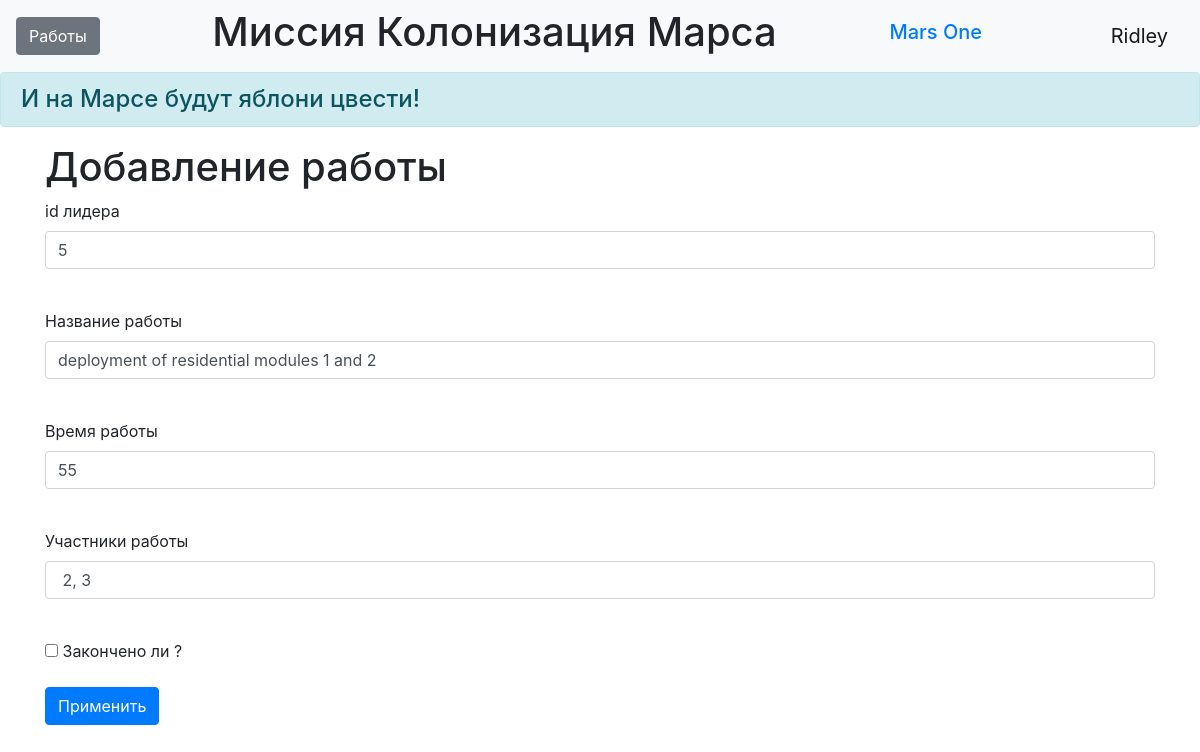
/works_edit/1 (signed in), run on an earlier commit of the app's database.
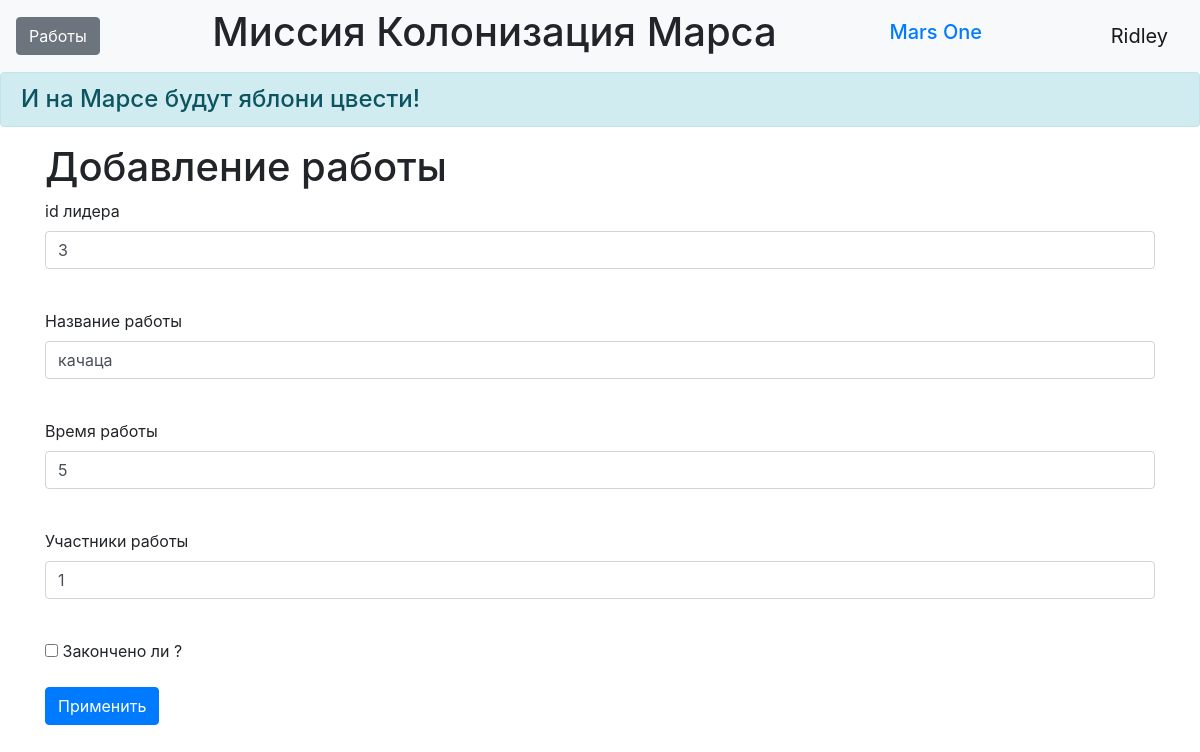
And on a later commit of the database.
### data/users.py (models this page shows, shortened)
class User(SqlAlchemyBase, UserMixin):
    __tablename__ = 'users'
    id = sqlalchemy.Column(sqlalchemy.Integer,
                           primary_key=True, autoincrement=True)
    surname = sqlalchemy.Column(sqlalchemy.String, nullable=True)
    name = sqlalchemy.Column(sqlalchemy.String, nullable=True)
    age = sqlalchemy.Column(sqlalchemy.Integer, nullable=True)
    position = sqlalchemy.Column(sqlalchemy.String, nullable=True)
    speciality = sqlalchemy.Column(sqlalchemy.String, nullable=True)
    address = sqlalchemy.Column(sqlalchemy.String, nullable=True)
    email = sqlalchemy.Column(sqlalchemy.String,
                              index=True, unique=True, nullable=True)
    hashed_password = sqlalchemy.Column(sqlalchemy.String, nullable=True)
    modified_date = sqlalchemy.Column(sqlalchemy.DateTime,
                                      default=datetime.datetime.now)
    jobs = orm.relationship('Jobs', back_populates='user')

### data/jobs.py (models this page shows)
class Jobs(SqlAlchemyBase):
    __tablename__ = 'jobs'
    id = sqlalchemy.Column(sqlalchemy.Integer,
                           primary_key=True, autoincrement=True)
    team_leader = sqlalchemy.Column(sqlalchemy.Integer,
                                    sqlalchemy.ForeignKey("users.id"))
    job = sqlalchemy.Column(sqlalchemy.String, nullable=True)
    work_size = sqlalchemy.Column(sqlalchemy.Integer, nullable=True)
    collaborators = sqlalchemy.Column(sqlalchemy.String, nullable=True)
    is_finished = sqlalchemy.Column(sqlalchemy.Boolean, default=True)
    start_date = sqlalchemy.Column(sqlalchemy.DateTime,
                                   default=datetime.datetime.now)
    end_date = sqlalchemy.Column(sqlalchemy.DateTime,
                                 default=datetime.datetime.now)
    user = orm.relationship('User')

### main.py (the view, shortened to what this page needs)
@app.route('/works_edit/<int:id>', methods=['GET', 'POST'])
@login_required
def edit_work(id):
    form = WorksForm()
    if request.method == "GET":
        db_sess = db_session.create_session()
        work = db_sess.query(Jobs).filter(Jobs.id == id,
                                          (Jobs.team_leader == current_user.id) | (current_user.id == 1)
                                          ).first()
        if work:
            form.team_leader.data = work.team_leader
            form.job.data = work.job
            form.work_size.data = work.work_size
            form.collaborators.data = work.collaborators
            form.is_finished.data = work.is_finished
        else:
            abort(404)
    return render_template('work_edit.html',
                           title='Редактирование работы',
                           form=form
                           )

### data/work_forms.py
class WorksForm(FlaskForm):
    team_leader = IntegerField('id лидера', validators=[DataRequired()])
    job = StringField('Название работы', validators=[DataRequired()])
    work_size = IntegerField('Время работы', validators=[DataRequired()])
    collaborators = StringField('Участники работы', validators=[DataRequired()])
    is_finished = BooleanField("Закончено ли ?")
    submit = SubmitField('Применить')

### data/db_session.py (called while the page is built)
def create_session() -> Session:
    global __factory
    return __factory()

### main.py (called while the page is built)
@login_manager.user_loader
def load_user(user_id):
    db_sess = db_session.create_session()
    return db_sess.query(User).get(user_id)

### templates/work_edit.html (shortened to what this page needs)
{% extends "base.html" %}
{% block content %}
<h1>Добавление работы</h1>
<form action="" method="post">
    <p>
        {{ form.team_leader.label }}<br>
        {{ form.team_leader(class="form-control") }}<br>
    </p>
    <p>
        {{ form.job.label }}<br>
        {{ form.job(class="form-control") }}<br>
    </p>
    <p>
        {{ form.work_size.label }}<br>
        {{ form.work_size(class="form-control") }}<br>
    </p>
    <p>
        {{ form.collaborators.label }}<br>
        {{ form.collaborators(class="form-control") }}<br>
    </p>
    <p>{{ form.is_finished() }} {{ form.is_finished.label }}</p>
    <p>{{ form.submit(type="submit", class="btn btn-primary") }}</p>
</form>
{% endblock %}

### templates/base.html (shortened to what this page needs)
<!doctype html>
<html lang="en">
<head>
    <link rel="stylesheet"
          href="https://stackpath.bootstrapcdn.com/bootstrap/4.4.1/css/bootstrap.min.css"
>
    <link rel="stylesheet" type="text/css" href="../static/css/style.css" />
</head>
<body>
<header>
    <nav class="navbar navbar-light bg-light">
        {% if current_user.is_authenticated %}
        <a href="jobs" class="btn btn-secondary">Работы</a>
    {% endif %}
        <h1 class="muted-text">Миссия Колонизация Марса</h1>
        <h1 class="navbar-brand"><a href="#">Mars One</a></h1>
        {% if current_user.is_authenticated %}
    <a class="navbar-brand" href="/logout">{{ current_user.name }}</a>
{% else %}
    <p>
        <a class="btn btn-primary " href="/register">Зарегистрироваться</a>
        <a class="btn btn-success" href="/login">Войти</a>
    </p>
{% endif %}
    </nav>
    <h4 class="alert alert-info">И на Марсе будут яблони цвести!</h4>
</header>
<main role="main" class="container">
    {% block content %}{% endblock %}
</main>
</body>
</html>

What changed in the data, as far as the page shows it:
changed Jobs: team_leader "5" → "3"; job "deployment of residential modules 1 and 2" → "качаца"; work_size "55" → "5"; collaborators "2, 3" → "1"
